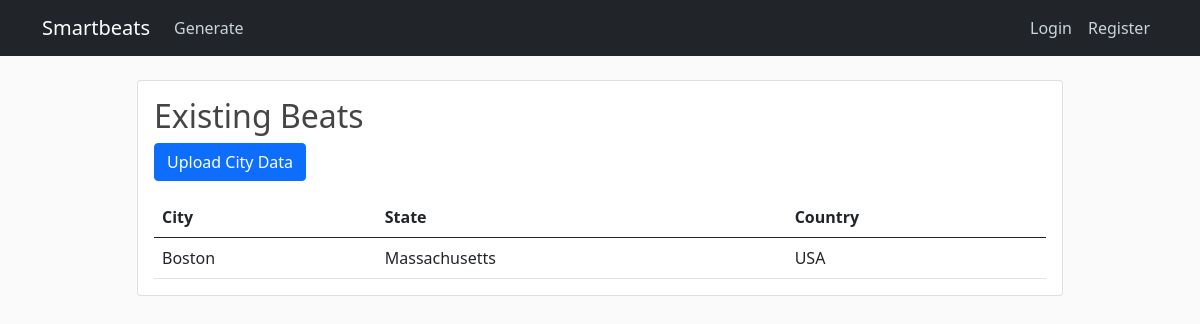
The page /beats/ on the database as committed earlier.
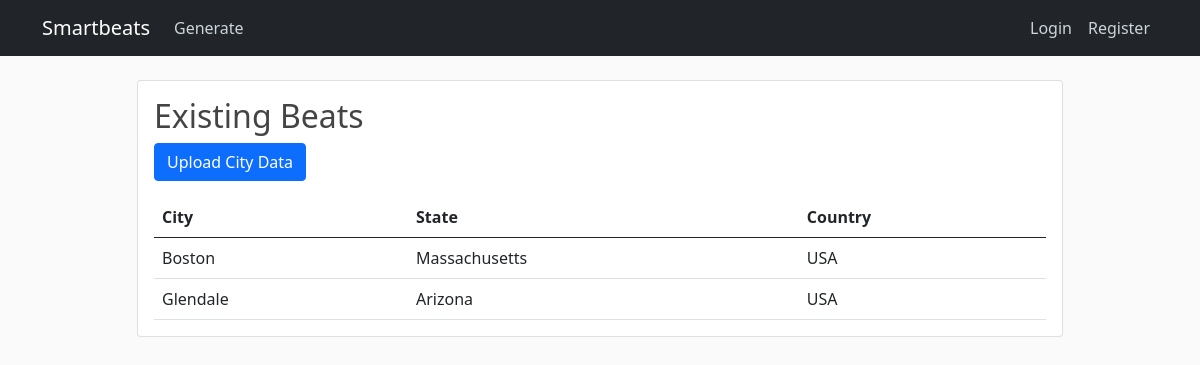
The same page on the database as committed later.
### beats/models.py (models this page shows, shortened)
class City(models.Model):
    city = models.CharField(max_length=255)
    state = models.CharField(max_length=255)
    country = models.CharField(max_length=255)
    city_shapefile = models.FileField(upload_to='city_shapefiles/')
    polygon_wise_count_shapefile = models.FileField(upload_to='polygon_wise_count_shapefile/', null=True, blank=True)
    beats_shapefile = models.FileField(upload_to='beat_shapefiles/', null=True, blank=True)
    crime_data = models.FileField(upload_to='city_crime_ds/')
    created_at = models.DateTimeField(auto_now_add=True)

### beats/views.py (the view)
# urls.py: path('beats/', views.beats_list, name='beats_list'),
def beats_list(request):
    cities = City.objects.all()
    return render(request, 'beats/beats_list.html', {
        'cities': cities
    })

### beats/templates/beats/beats_list.html
{% extends 'beats/base.html' %}
{% block content %}
    <h2>Existing Beats</h2>
    <p>
        <a href="{% url 'upload' %}" class="btn btn-primary">Upload City Data</a>
    </p>
    <table class="table mb-0">
        <thead>
        <tr>
            <th>City</th>
            <th>State</th>
            <th>Country</th>
        </tr>
        </thead>
        <tbody>
        {% for city in cities %}
            <tr>
                <td>{{ city.city }}</td>
                <td>{{ city.state }}</td>
                <td>{{ city.country }}</td>
            </tr>
        {% endfor %}
        </tbody>
    </table>
{% endblock %}

Rows that differ between the two databases and show on the page:
added City: city "Glendale", state "Arizona", country "USA"
